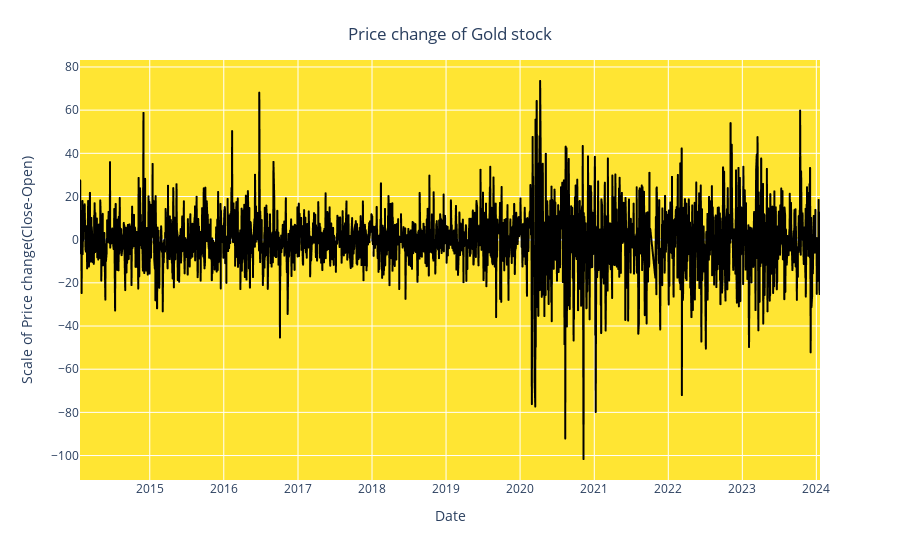

Notebook cell for this chart:
### Markdown cell above
The time series graph above displays the Trend of  historical trends of the previous 10 years to Now in gold stock prices over the past decade. Here are the key insights from the visualization:

* In 2014-2016 the gold max trend to 500k and min to 900.
* In 2017- 2018 the gold trend continuously decrease so max 500k min 0.
* The starting of the year 2019-2020 the highest trend of the gold max 800k but again start to decrease the trand at the end of the year.
* In 2021-2024 the gold trend decrease continuouly so high trend 400k low trend 300.

### Code cell
fig = px.line(y= df['Price Change'],x = df.Date)
fig.update_traces(line_color='black') 
fig.update_layout(xaxis_title="Date", 
                  yaxis_title="Scale of Price change(Close-Open)",
                  title={'text': "Price change of Gold stock", 'y':0.95, 'x':0.5, 'xanchor':'center', 'yanchor':'top'},
                  plot_bgcolor='rgba(255,223,0,0.8)')

### Figure 1 — Plotly figure (JSON) as saved in the notebook; plotly's stock layout.template omitted (floating-point values rounded to 4 significant figures; data arrays with more than 128 entries replaced by an {"elided": "..."} marker saying what was removed)
{"data": [{"hovertemplate": "x=%{x}<br>y=%{y}<extra></extra>", "legendgroup": "", "line": {"color": "black", "dash": "solid"}, "marker": {"symbol": "circle"}, "mode": "lines", "name": "", "showlegend": false, "type": "scattergl", "x": {"elided": "2511 str values"}, "xaxis": "x", "y": {"elided": "2511 float values"}, "yaxis": "y"}], "layout": {"legend": {"tracegroupgap": 0}, "margin": {"t": 60}, "plot_bgcolor": "rgba(255,223,0,0.8)", "title": {"text": "Price change of Gold stock", "x": 0.5, "xanchor": "center", "y": 0.95, "yanchor": "top"}, "xaxis": {"anchor": "y", "domain": [0, 1], "title": {"text": "Date"}}, "yaxis": {"anchor": "x", "domain": [0, 1], "title": {"text": "Scale of Price change(Close-Open)"}}}}
